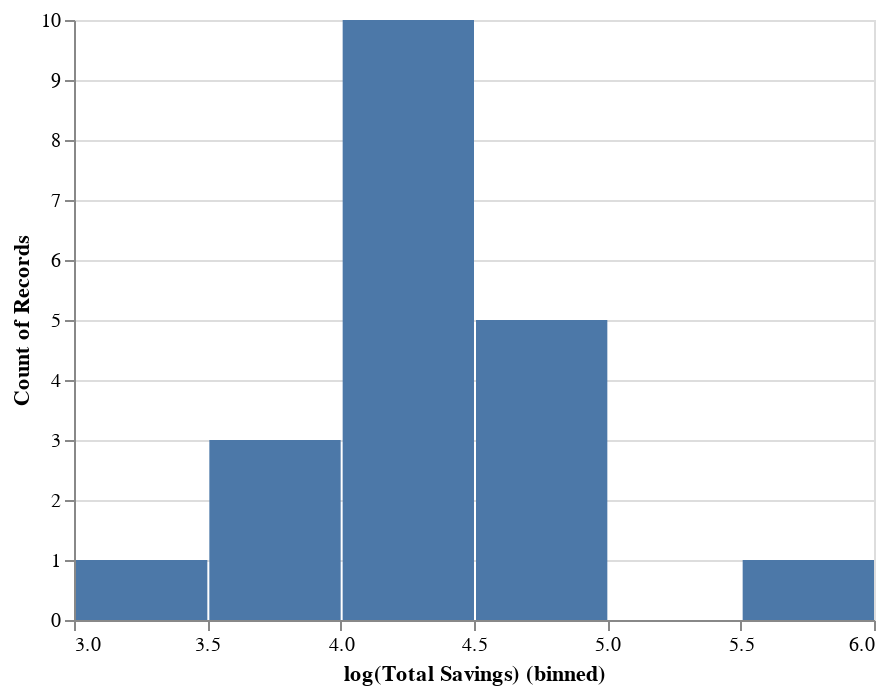

Notebook code for this chart:
### Code cell
df2['log(Total Savings)'] = [np.log10(x) for x in df2['Total Savings']]
source = df2

alt.Chart(source).mark_bar().encode(
    alt.X("log(Total Savings)", bin=True),
    y='count()',
)

### Figure 1 — Vega-Lite specification as saved in the notebook (floating-point values rounded to 4 significant figures)
{"config": {"view": {"continuousWidth": 400, "continuousHeight": 300}}, "data": {"name": "data-729740bd01337060f322d8cf855fae9c"}, "mark": "bar", "encoding": {"x": {"bin": true, "field": "log(Total Savings)", "type": "quantitative"}, "y": {"aggregate": "count", "type": "quantitative"}}, "$schema": "https://vega.github.io/schema/vega-lite/v4.17.0.json", "datasets": {"data-729740bd01337060f322d8cf855fae9c": [{"Job created": null, "Total Savings": 469900.0, "log =(Total Savings)": 5.672, "log(Total Savings)": 5.672}, {"Job created": 10.0, "Total Savings": 26140.0, "log =(Total Savings)": 4.417, "log(Total Savings)": 4.417}, {"Job created": null, "Total Savings": 24340.0, "log =(Total Savings)": 4.386, "log(Total Savings)": 4.386}, {"Job created": 2.0, "Total Savings": 17160.0, "log =(Total Savings)": 4.235, "log(Total Savings)": 4.235}, {"Job created": null, "Total Savings": 4036.0, "log =(Total Savings)": 3.606, "log(Total Savings)": 3.606}, {"Job created": null, "Total Savings": 59950.0, "log =(Total Savings)": 4.778, "log(Total Savings)": 4.778}, {"Job created": 15.0, "Total Savings": 48430.0, "log =(Total Savings)": 4.685, "log(Total Savings)": 4.685}, {"Job created": null, "Total Savings": 13990.0, "log =(Total Savings)": 4.146, "log(Total Savings)": 4.146}, {"Job created": null, "Total Savings": 9754.0, "log =(Total Savings)": 3.989, "log(Total Savings)": 3.989}, {"Job created": null, "Total Savings": 23930.0, "log =(Total Savings)": 4.379, "log(Total Savings)": 4.379}, {"Job created": 12.0, "Total Savings": 39250.0, "log =(Total Savings)": 4.594, "log(Total Savings)": 4.594}, {"Job created": null, "Total Savings": 2761.0, "log =(Total Savings)": 3.441, "log(Total Savings)": 3.441}, {"Job created": 10.0, "Total Savings": 6658.0, "log =(Total Savings)": 3.823, "log(Total Savings)": 3.823}, {"Job created": 3.333, "Total Savings": 17840.0, "log =(Total Savings)": 4.251, "log(Total Savings)": 4.251}, {"Job created": null, "Total Savings": 61830.0, "log =(Total Savings)": 4.791, "log(Total Savings)": 4.791}, {"Job created": null, "Total Savings": 37210.0, "log =(Total Savings)": 4.571, "log(Total Savings)": 4.571}, {"Job created": null, "Total Savings": 17760.0, "log =(Total Savings)": 4.249, "log(Total Savings)": 4.249}, {"Job created": 20.0, "Total Savings": 11230.0, "log =(Total Savings)": 4.05, "log(Total Savings)": 4.05}, {"Job created": null, "Total Savings": 14320.0, "log =(Total Savings)": 4.156, "log(Total Savings)": 4.156}, {"Job created": null, "Total Savings": 14330.0, "log =(Total Savings)": 4.156, "log(Total Savings)": 4.156}]}}
